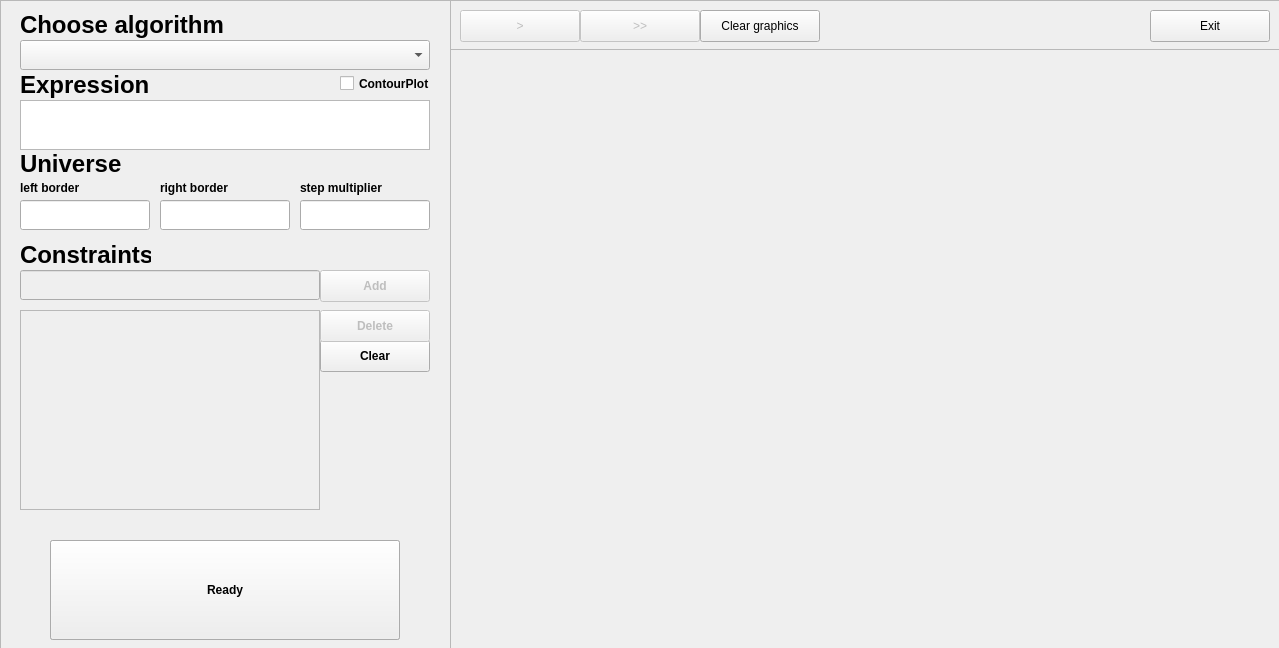
<?xml version="1.0" encoding="UTF-8"?>
<ui version="4.0">
 <class>MainWindow</class>
 <widget class="QMainWindow" name="MainWindow">
  <property name="geometry">
   <rect>
    <x>0</x>
    <y>0</y>
    <width>1279</width>
    <height>648</height>
   </rect>
  </property>
  <property name="mouseTracking">
   <bool>false</bool>
  </property>
  <property name="windowTitle">
   <string>MainWindow</string>
  </property>
  <widget class="QWidget" name="centralwidget">
   <widget class="QFrame" name="frame">
    <property name="enabled">
     <bool>true</bool>
    </property>
    <property name="geometry">
     <rect>
      <x>0</x>
      <y>0</y>
      <width>451</width>
      <height>650</height>
     </rect>
    </property>
    <property name="font">
     <font>
      <family>Arial</family>
      <weight>75</weight>
      <bold>true</bold>
     </font>
    </property>
    <property name="styleSheet">
     <string notr="true"/>
    </property>
    <property name="frameShape">
     <enum>QFrame::StyledPanel</enum>
    </property>
    <property name="frameShadow">
     <enum>QFrame::Raised</enum>
    </property>
    <property name="lineWidth">
     <number>1</number>
    </property>
    <widget class="QComboBox" name="comboBox_choose_alg">
     <property name="geometry">
      <rect>
       <x>20</x>
       <y>40</y>
       <width>410</width>
       <height>30</height>
      </rect>
     </property>
     <property name="styleSheet">
      <string notr="true"/>
     </property>
    </widget>
    <widget class="QLabel" name="label_expression">
     <property name="geometry">
      <rect>
       <x>20</x>
       <y>70</y>
       <width>131</width>
       <height>31</height>
      </rect>
     </property>
     <property name="text">
      <string>&lt;html&gt;&lt;head/&gt;&lt;body&gt;&lt;p&gt;&lt;span style=&quot; font-size:18pt;&quot;&gt;Expression&lt;/span&gt;&lt;/p&gt;&lt;/body&gt;&lt;/html&gt;</string>
     </property>
    </widget>
    <widget class="QLabel" name="label_choose_algorithm">
     <property name="geometry">
      <rect>
       <x>20</x>
       <y>10</y>
       <width>210</width>
       <height>30</height>
      </rect>
     </property>
     <property name="text">
      <string>&lt;html&gt;&lt;head/&gt;&lt;body&gt;&lt;p&gt;&lt;span style=&quot; font-size:18pt;&quot;&gt;Choose algorithm&lt;/span&gt;&lt;/p&gt;&lt;/body&gt;&lt;/html&gt;</string>
     </property>
    </widget>
    <widget class="QLabel" name="label_universe">
     <property name="geometry">
      <rect>
       <x>20</x>
       <y>149</y>
       <width>101</width>
       <height>31</height>
      </rect>
     </property>
     <property name="toolTip">
      <string>&lt;html&gt;&lt;head/&gt;&lt;body&gt;&lt;p&gt;&lt;br/&gt;&lt;/p&gt;&lt;/body&gt;&lt;/html&gt;</string>
     </property>
     <property name="text">
      <string>&lt;html&gt;&lt;head/&gt;&lt;body&gt;&lt;p&gt;&lt;span style=&quot; font-size:18pt;&quot;&gt;Universe&lt;/span&gt;&lt;/p&gt;&lt;/body&gt;&lt;/html&gt;</string>
     </property>
     <property name="textFormat">
      <enum>Qt::AutoText</enum>
     </property>
    </widget>
    <widget class="QLineEdit" name="lineEdit_universe_left">
     <property name="geometry">
      <rect>
       <x>20</x>
       <y>200</y>
       <width>130</width>
       <height>30</height>
      </rect>
     </property>
    </widget>
    <widget class="QLineEdit" name="lineEdit_universe_right">
     <property name="geometry">
      <rect>
       <x>160</x>
       <y>200</y>
       <width>130</width>
       <height>30</height>
      </rect>
     </property>
    </widget>
    <widget class="QLabel" name="label_constraints">
     <property name="enabled">
      <bool>true</bool>
     </property>
     <property name="geometry">
      <rect>
       <x>20</x>
       <y>240</y>
       <width>131</width>
       <height>31</height>
      </rect>
     </property>
     <property name="toolTip">
      <string>&lt;html&gt;&lt;head/&gt;&lt;body&gt;&lt;p&gt;&lt;br/&gt;&lt;/p&gt;&lt;/body&gt;&lt;/html&gt;</string>
     </property>
     <property name="text">
      <string>&lt;html&gt;&lt;head/&gt;&lt;body&gt;&lt;p&gt;&lt;span style=&quot; font-size:18pt;&quot;&gt;Constraints&lt;/span&gt;&lt;/p&gt;&lt;/body&gt;&lt;/html&gt;</string>
     </property>
     <property name="textFormat">
      <enum>Qt::AutoText</enum>
     </property>
    </widget>
    <widget class="QLineEdit" name="lineEdit_new_constraints">
     <property name="enabled">
      <bool>false</bool>
     </property>
     <property name="geometry">
      <rect>
       <x>20</x>
       <y>270</y>
       <width>300</width>
       <height>30</height>
      </rect>
     </property>
     <property name="text">
      <string/>
     </property>
    </widget>
    <widget class="QPushButton" name="pushButton_add_constraint">
     <property name="enabled">
      <bool>false</bool>
     </property>
     <property name="geometry">
      <rect>
       <x>320</x>
       <y>270</y>
       <width>110</width>
       <height>32</height>
      </rect>
     </property>
     <property name="tabletTracking">
      <bool>false</bool>
     </property>
     <property name="text">
      <string>Add</string>
     </property>
     <property name="checkable">
      <bool>false</bool>
     </property>
     <property name="flat">
      <bool>false</bool>
     </property>
    </widget>
    <widget class="QPushButton" name="pushButton_clear_constraints">
     <property name="enabled">
      <bool>true</bool>
     </property>
     <property name="geometry">
      <rect>
       <x>320</x>
       <y>340</y>
       <width>110</width>
       <height>32</height>
      </rect>
     </property>
     <property name="text">
      <string>Clear</string>
     </property>
    </widget>
    <widget class="QPushButton" name="pushButton_delete_constraint">
     <property name="enabled">
      <bool>false</bool>
     </property>
     <property name="geometry">
      <rect>
       <x>320</x>
       <y>310</y>
       <width>110</width>
       <height>32</height>
      </rect>
     </property>
     <property name="text">
      <string>Delete</string>
     </property>
    </widget>
    <widget class="QListWidget" name="listWidget_constraints">
     <property name="enabled">
      <bool>false</bool>
     </property>
     <property name="geometry">
      <rect>
       <x>20</x>
       <y>310</y>
       <width>300</width>
       <height>200</height>
      </rect>
     </property>
    </widget>
    <widget class="QLabel" name="label">
     <property name="geometry">
      <rect>
       <x>20</x>
       <y>180</y>
       <width>61</width>
       <height>16</height>
      </rect>
     </property>
     <property name="text">
      <string>left border</string>
     </property>
    </widget>
    <widget class="QLabel" name="label_2">
     <property name="geometry">
      <rect>
       <x>160</x>
       <y>180</y>
       <width>71</width>
       <height>16</height>
      </rect>
     </property>
     <property name="text">
      <string>right border</string>
     </property>
    </widget>
    <widget class="QPushButton" name="pushButton_stop">
     <property name="geometry">
      <rect>
       <x>50</x>
       <y>540</y>
       <width>350</width>
       <height>100</height>
      </rect>
     </property>
     <property name="text">
      <string>Stop</string>
     </property>
    </widget>
    <widget class="QPushButton" name="pushButton_ready">
     <property name="geometry">
      <rect>
       <x>50</x>
       <y>540</y>
       <width>350</width>
       <height>100</height>
      </rect>
     </property>
     <property name="text">
      <string>Ready</string>
     </property>
    </widget>
    <widget class="QTextEdit" name="textEdit_expression">
     <property name="geometry">
      <rect>
       <x>20</x>
       <y>100</y>
       <width>410</width>
       <height>50</height>
      </rect>
     </property>
     <property name="html">
      <string>&lt;!DOCTYPE HTML PUBLIC &quot;-//W3C//DTD HTML 4.0//EN&quot; &quot;http://www.w3.org/TR/REC-html40/strict.dtd&quot;&gt;
&lt;html&gt;&lt;head&gt;&lt;meta name=&quot;qrichtext&quot; content=&quot;1&quot; /&gt;&lt;style type=&quot;text/css&quot;&gt;
p, li { white-space: pre-wrap; }
&lt;/style&gt;&lt;/head&gt;&lt;body style=&quot; font-family:'Arial'; font-size:8.25pt; font-weight:600; font-style:normal;&quot;&gt;
&lt;p style=&quot;-qt-paragraph-type:empty; margin-top:0px; margin-bottom:0px; margin-left:0px; margin-right:0px; -qt-block-indent:0; text-indent:0px; font-family:'.AppleSystemUIFont'; font-size:13pt; font-weight:400;&quot;&gt;&lt;br /&gt;&lt;/p&gt;&lt;/body&gt;&lt;/html&gt;</string>
     </property>
    </widget>
    <widget class="QCheckBox" name="checkbox_contourplot">
     <property name="geometry">
      <rect>
       <x>340</x>
       <y>75</y>
       <width>91</width>
       <height>17</height>
      </rect>
     </property>
     <property name="text">
      <string>ContourPlot</string>
     </property>
    </widget>
    <widget class="QLineEdit" name="lineEdit_multiplier">
     <property name="geometry">
      <rect>
       <x>300</x>
       <y>200</y>
       <width>130</width>
       <height>30</height>
      </rect>
     </property>
    </widget>
    <widget class="QLabel" name="label_3">
     <property name="geometry">
      <rect>
       <x>300</x>
       <y>180</y>
       <width>91</width>
       <height>16</height>
      </rect>
     </property>
     <property name="text">
      <string>step multiplier</string>
     </property>
    </widget>
   </widget>
   <widget class="QFrame" name="frame_2">
    <property name="geometry">
     <rect>
      <x>450</x>
      <y>0</y>
      <width>830</width>
      <height>50</height>
     </rect>
    </property>
    <property name="frameShape">
     <enum>QFrame::StyledPanel</enum>
    </property>
    <property name="frameShadow">
     <enum>QFrame::Raised</enum>
    </property>
    <widget class="QPushButton" name="pushButton_step">
     <property name="enabled">
      <bool>false</bool>
     </property>
     <property name="geometry">
      <rect>
       <x>10</x>
       <y>10</y>
       <width>120</width>
       <height>32</height>
      </rect>
     </property>
     <property name="text">
      <string>&gt;</string>
     </property>
    </widget>
    <widget class="QPushButton" name="pushButton_steps">
     <property name="enabled">
      <bool>false</bool>
     </property>
     <property name="geometry">
      <rect>
       <x>130</x>
       <y>10</y>
       <width>120</width>
       <height>32</height>
      </rect>
     </property>
     <property name="text">
      <string>&gt;&gt;</string>
     </property>
    </widget>
    <widget class="QPushButton" name="pushButton_exit">
     <property name="geometry">
      <rect>
       <x>700</x>
       <y>10</y>
       <width>120</width>
       <height>32</height>
      </rect>
     </property>
     <property name="text">
      <string>Exit</string>
     </property>
    </widget>
    <widget class="QPushButton" name="pushButton_clear_graphics">
     <property name="geometry">
      <rect>
       <x>250</x>
       <y>10</y>
       <width>120</width>
       <height>32</height>
      </rect>
     </property>
     <property name="text">
      <string>Clear graphics</string>
     </property>
    </widget>
   </widget>
   <widget class="QWidget" name="widget_graphics" native="true">
    <property name="geometry">
     <rect>
      <x>459</x>
      <y>49</y>
      <width>811</width>
      <height>591</height>
     </rect>
    </property>
    <widget class="QWidget" name="verticalLayoutWidget">
     <property name="geometry">
      <rect>
       <x>-1</x>
       <y>9</y>
       <width>811</width>
       <height>591</height>
      </rect>
     </property>
     <layout class="QVBoxLayout" name="layout_graphics"/>
    </widget>
   </widget>
  </widget>
 </widget>
 <resources/>
 <connections/>
</ui>
